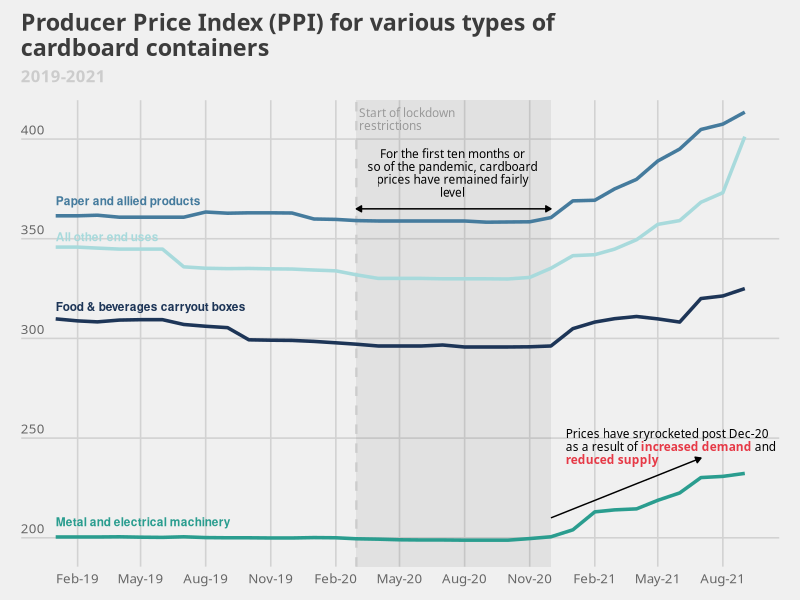
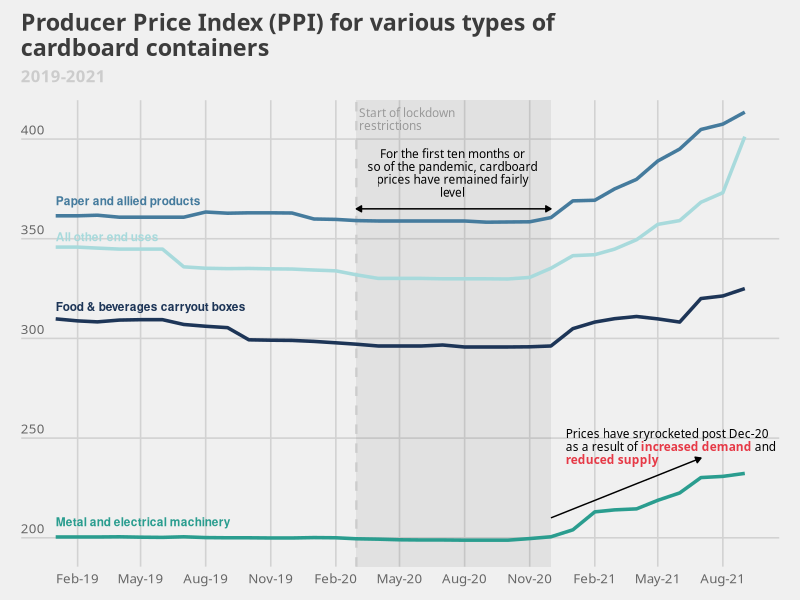

Source code (R) for these figures, in order:
library(tidyverse)
library(lubridate)
library(ggthemes)
library(ggtext)

index_data <- read_csv("data/bls_index_data.csv")

date_range <- c(ymd(20190101), ymd(20210901))

colors <- c("Food & beverages carryout boxes" = "#1d3557ff",
            "Paper and allied products" = "#457b9dff",
            "All other end uses" = "#a8dadcff",
            "Metal and electrical machinery" = "#2a9d8f")

comment_1 <- str_wrap("For the first ten months or so of the pandemic, cardboard
                      prices have remained fairly level", width = 30)

# comment_2 <- str_wrap("Prices have sryrocketed post Dec-20 
#                       as a result of increased demand and reduced supply", 
#                       width = 35) %>% 
#   str_replace_all("\\n", "<br>")

comment_2 <- "Prices have sryrocketed post Dec-20<br> as a result of **<span style='color: #e63946ff'>increased demand</span>** and<br>**<span style='color: #e63946ff'>reduced supply</span>**"

labels_table <- tibble(
  date = ymd(20190101),
  index_value = c(208, 316, 351, 369),
  type = c("Metal and electrical machinery", "Food & beverages carryout boxes", "All other end uses", "Paper and allied products")
)

index_data %>% 
  mutate(
    date = ymd(date, truncated = 1)
  ) %>% 
  # filter(type != "Metal and electrical machinery") %>% 
  ggplot(aes(date, index_value, color = type)) +
  annotate("rect", xmin = ymd(20200301), xmax = ymd(20201201), ymin = -Inf, ymax = Inf,
            color = "grey80", alpha = 0.1, size = 0) +
  geom_vline(xintercept = ymd(20200301), color = "grey80", size = 0.8, linetype = "dashed") +
  geom_line(size = 1.2) +
  geom_text(
    data = labels_table,
    aes(label = type), size = 3, fontface = "bold", hjust = 0
  ) +
  annotate("label", x = ymd(20200301), y = 410, label = "Start of lockdown\nrestrictions",
           family = "Work Sans", size = 3, color = "grey60", hjust = 0, 
           lineheight = 0.9, fill = NA, label.size = 0) +
  annotate("text", x = ymd(20200715), y = 383, 
           label = comment_1, family = "Work Sans", size = 3, color = "black",
           hjust = 0.5, lineheight = 0.9) +
  annotate("segment", x = ymd(20200301), xend = ymd(20201201), y = 365, yend = 365,
           size = 0.5, arrow = arrow(ends = "both", type = "closed", length = unit(1.5, "mm"))) +
  annotate("richtext", x = ymd(20201215), y = 245, 
           label = comment_2, family = "Work Sans", size = 3, color = "black",
           hjust = 0, lineheight = 1.1, fill = NA, label.size = NA) +
  annotate("segment", x = ymd(20201201), xend = ymd(20210701), y = 210, yend = 240,
           size = 0.5, arrow = arrow(ends = "last", type = "closed", length = unit(1.5, "mm"))) +
  scale_x_date(date_breaks = "3 months", 
               date_labels = "%b-%y") +
  scale_y_continuous(limits = c(190, 415), expand = expansion(0.02)) +
  scale_color_manual(values = colors) +
  labs(
    title = "Producer Price Index (PPI) for various types of\ncardboard containers",
    subtitle = "2019-2021"
  ) +
  coord_cartesian(clip = "off") +
  theme_fivethirtyeight(base_size = 12, base_family = "Work Sans") +
  theme(
    plot.margin = margin(10, 15, 10, 15),
    plot.title.position = "plot",
    plot.title = element_text(face = "bold", size = rel(1.4)),
    plot.subtitle = element_text(face = "bold", color = "grey80", size = rel(1),
                                 margin = margin(b = 10)),
    legend.position = "none",
    axis.text = element_text(color = "grey40"),
    axis.text.y = element_text(vjust = -0.5, margin = margin(r = -20))
  )
ggsave("plots/chart_4_bls_cardboard_index_draft_01.png", width = 8, height = 5)
